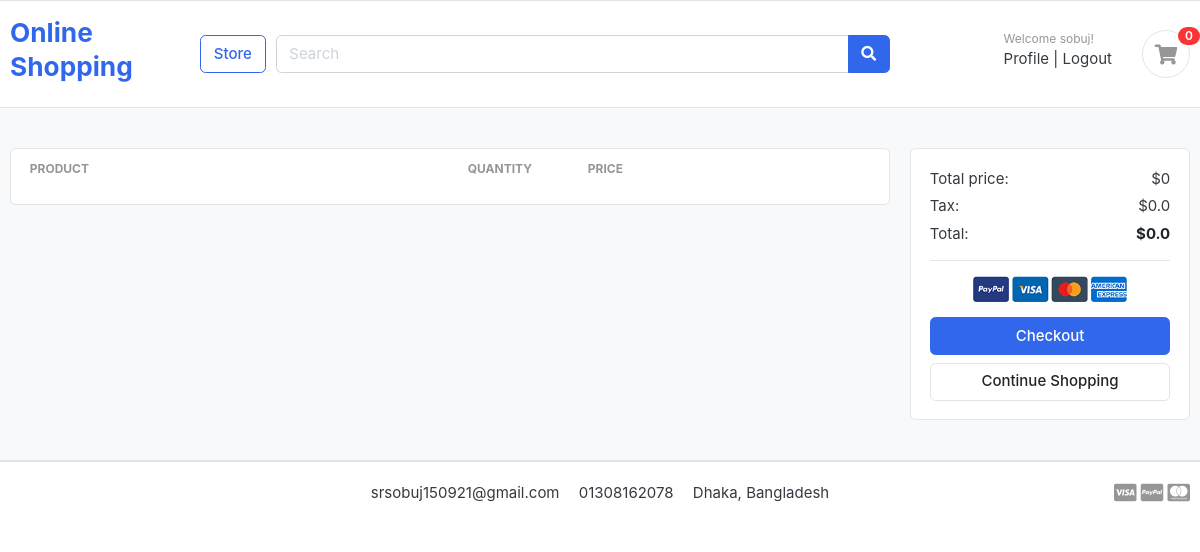
The app's page /cart/ (signed in), older data.
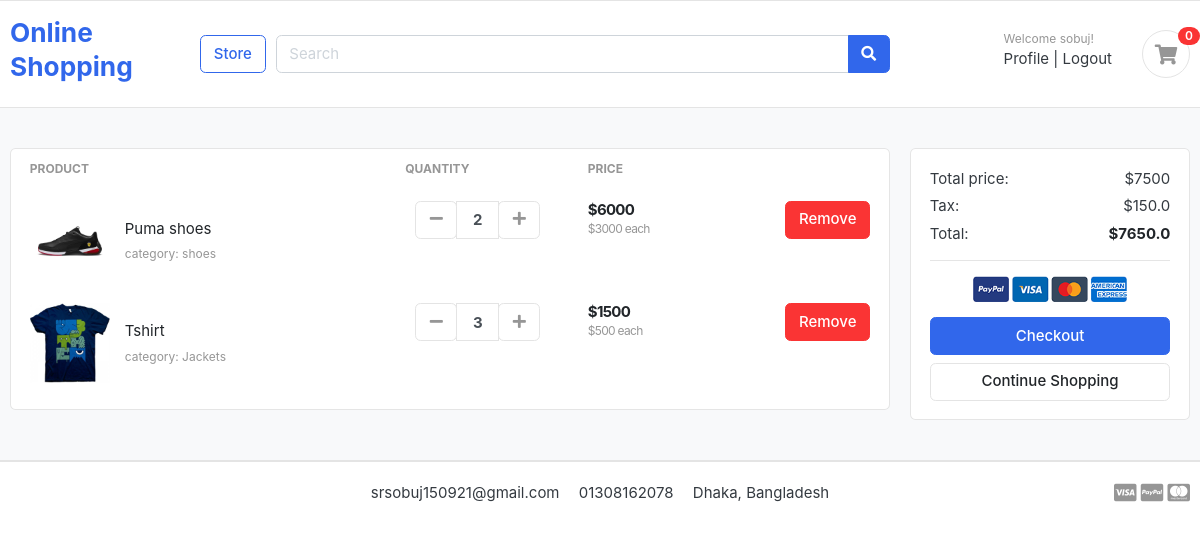
The same page, newer data.
### cart/models.py (models this page shows, shortened)
class CartItem(models.Model):
    user=models.ForeignKey(User,on_delete=models.CASCADE,null=True)
    product=models.ForeignKey(Product,on_delete=models.CASCADE)
    cart=models.ForeignKey(Cart,on_delete=models.CASCADE,null=True)
    quantity=models.IntegerField()
    is_active=models.BooleanField(default=True)
    def sub_total(self):
        return self.product.price * self.quantity

### store/models.py (models this page shows, shortened)
class Product(models.Model):
    product_name=models.CharField(max_length=100,unique=True)
    slug=models.SlugField(max_length=200,unique=True)
    description=models.TextField(max_length=500,blank=True)
    price=models.IntegerField()
    image=models.ImageField(upload_to='photos/products')
    stock=models.IntegerField()
    is_available=models.BooleanField(default=True)
    category=models.ForeignKey(Category,on_delete=models.CASCADE)  # 1ta categorir under e onekgula product thakte pare ei jonno one to many field er jonno ForeignKey use kora hoice category model er sathe one to many relationship hocce
    created_date=models.DateTimeField(auto_now_add=True)
    modified_date=models.DateTimeField(auto_now=True)

### category/models.py (models this page shows, shortened)
class Category(models.Model):
    category_name=models.CharField(max_length=50,unique=True)
    slug=models.SlugField(max_length=100,unique=True)
    description=models.TextField(max_length=255,blank=True) #blank mane diteo pare na diteo pare
    cat_image=models.ImageField(upload_to='photos/categories',blank=True)

### cart/views.py (the view)
# urls.py: path('', views.cart, name='cart'),
def cart(request, total=0, quantity=0, cart_items=None):
    try:
        tax = 0
        grand_total = 0
        if request.user.is_authenticated:
            cart_items = CartItem.objects.filter(user=request.user, is_active=True)
        else:
            cart = Cart.objects.get(cart_id=_cart_id(request))
            cart_items = CartItem.objects.filter(cart=cart, is_active=True)
        for cart_item in cart_items:
            total += (cart_item.product.price * cart_item.quantity)
            quantity += cart_item.quantity
        tax = (2 * total)/100
        grand_total = total + tax
    except ObjectDoesNotExist:
        pass #just ignore
    context = {
        'total': total,
        'quantity': quantity,
        'cart_items': cart_items,
        'tax'       : tax,
        'grand_total': grand_total,
    }
    return render(request, 'cart/cart.html', context)

### cart/templates/cart/cart.html (shortened to what this page needs)
{% extends 'base.html' %}
{% block body %}
<section class="section-content padding-y bg">
  <div class="container">
    <div class="row">
      <aside class="col-lg-9">
        <div class="card">
          <table class="table table-borderless table-shopping-cart">
            <thead class="text-muted">
              <tr class="small text-uppercase">
                <th scope="col">Product</th>
                <th scope="col" width="120">Quantity</th>
                <th scope="col" width="120">Price</th>
                <th scope="col" class="text-right" width="200"></th>
              </tr>
            </thead>
            <tbody>
              {% for item in cart_items %}
              <tr>
                <td>
                  <figure class="itemside align-items-center">
                    <div class="aside">
                      <img src="{{item.product.image.url}}" class="img-sm" />
                    </div>
                    <figcaption class="info">
                      <a href="#" class="title text-dark"
                        >{{item.product.product_name}}</a
                      >
                      <p class="text-muted small">
                      category: {{item.product.category.category_name}}
                      </p>
                    </figcaption>
                  </figure>
                </td>
                <td>
                  <div class="col">
                    <div class="input-group input-spinner">
                      <div class="input-group-prepend">
                        <form action="{% url 'remove_cart_item' item.product.id item.id %}">
                          <button
                          class="btn btn-light"
                          type="submit"
                          id="button-minus"
                        >
                          <i class="fa fa-minus"></i>
                        </button>
                        </form>
                      </div>
                      <input type="text" class="form-control" value={{item.quantity}} />
                      <div class="input-group-append">
                        <form action="{% url 'add_cart' item.product.id %}" method="POST">
                          <button
                          class="btn btn-light"
                          type="submit"
                          id="button-minus"
                        >
                          <i class="fa fa-plus"></i>
                        </button>
                        </form>
                      </div>
                    </div>
                  </div>
                </td>
                <td>
                  <div class="price-wrap">
                    <var class="price">${{item.sub_total}}</var>
                    <small class="text-muted"> ${{item.product.price}} each </small>
                  </div>
                </td>
                <td class="text-right">
                  <a href="{% url 'remove_cart' item.product.id item.id %}" class="btn btn-danger"> Remove</a>
                </td>
              </tr>
              {% endfor %}
            </tbody>
          </table>
        </div>
      </aside>
      <aside class="col-lg-3">
        <div class="card">
          <div class="card-body">
            <dl class="dlist-align">
              <dt>Total price:</dt>
              <dd class="text-right">${{total}}</dd>
            </dl>
            <dl class="dlist-align">
              <dt>Tax:</dt>
              <dd class="text-right">${{tax}}</dd>
            </dl>
            <dl class="dlist-align">
              <dt>Total:</dt>
              <dd class="text-right text-dark b">
                <strong>${{grand_total}}</strong>
              </dd>
            </dl>
            <hr />
            <p class="text-center mb-3">
              <img src="./images/misc/payments.png" height="26" />
            </p>
            <a href="{% url 'place_order' %}" class="btn btn-primary btn-block">
              Checkout
            </a>
            <a href="./store.html" class="btn btn-light btn-block"
              >Continue Shopping</a
            >
          </div>
        </div>
      </aside>
    </div>
  </div>
</section>
{% endblock body %}

### templates/base.html (shortened to what this page needs)
<!DOCTYPE html>
{% load static %}
<html lang="en">
    <head>
        <link href="{% static 'css/bootstrap.css' %}" rel="stylesheet" type="text/css" />
        <link
          href="{% static 'fonts/fontawesome/css/all.min.css' %}"
          type="text/css"
          rel="stylesheet"
        />
        <link href="{% static 'css/ui.css' %}" rel="stylesheet" type="text/css" />
        <link
          href="{% static 'css/responsive.css' %}"
          rel="stylesheet"
          media="only screen and (max-width: 1200px)"
        />
      </head>
<body>
    <header class="section-header">
        <section class="header-main border-bottom">
          <div class="container">
            <div class="row align-items-center">
              <div class="col-lg-2 col-md-3 col-6">
                <a href="{% url 'home' %}" class="brand-wrap">
                  <h3>Online Shopping</h3>
                </a>
              </div>
              <a href="{% url 'store' %}" class="btn btn-outline-primary">Store</a>
              <div class="col-lg col-md-6 col-sm-12 col">
                <form action="#" class="search">
                  <div class="input-group w-100">
                    <input
                      type="text"
                      class="form-control"
                      style="width: 60%"
                      placeholder="Search"
                    />
                    <div class="input-group-append">
                      <button class="btn btn-primary" type="submit">
                        <i class="fa fa-search"></i>
                      </button>
                    </div>
                  </div>
                </form>
              </div>
              <div class="col-lg-3 col-sm-6 col-8 order-2 order-lg-3">
                <div class="d-flex justify-content-end mb-3 mb-lg-0">
                  <div class="widget-header">
                    {% if request.user.is_authenticated %}
                    <small class="title text-muted">Welcome {{request.user.username}}!</small>
                    <div>
                      <a href="{% url 'profile' %}">Profile</a>
                      <span class="dark-transp"> | </span>
                      <a href="{% url 'logout' %}"> Logout</a>
                    </div>
                    {% endif %}
                  </div>
                  <a href="{% url 'cart' %}" class="widget-header pl-3 ml-3">
                    <div class="icon icon-sm rounded-circle border">
                      <i class="fa fa-shopping-cart"></i>
                    </div>
                    <span class="badge badge-pill badge-danger notify">0</span>
                  </a>
                </div>
              </div>
            </div>
          </div>
        </section>
      </header>
    {% block body %}
    {% endblock body %}
<footer class="section-footer border-top">
	<div class="container">
		<section class="footer-bottom border-top row">
			<div class="col-md-2">
			</div>
			<div class="col-md-8 text-md-center">
				<span  class="px-2">srsobuj150921@gmail.com</span>
				<span  class="px-2">01308162078</span>
				<span  class="px-2">Dhaka, Bangladesh</span>
			</div>
			<div class="col-md-2 text-md-right text-muted">
				<i class="fab fa-lg fa-cc-visa"></i>
				<i class="fab fa-lg fa-cc-paypal"></i>
				<i class="fab fa-lg fa-cc-mastercard"></i>
			</div>
		</section>
	</div>
</footer>
</body>
</html>

### static/css/ui.css (style rules this page uses)
html { font-family: "Inter", sans-serif; font-size: 15px; }
.price-wrap { letter-spacing: -0.7px; }
.icon-xs, .icon-sm, .icon-md, .icon-lg { display: inline-block; text-align: center; flex-shrink: 0; flex-grow: 0; }
.icon-sm { width: 48px; height: 48px; line-height: 48px !important; font-size: 20px; }
.img-xs, .img-sm, .img-md, .img-lg { -o-object-fit: cover; object-fit: cover; flex-shrink: 0; flex-grow: 0; }
.img-sm { width: 80px; height: 80px; }
.padding-y { padding-top: 40px; padding-bottom: 40px; }
var { font-style: normal; }
figure { margin-bottom: 0; }
.bg { background-color: #f8f9fa; }
.b { font-weight: 600; }
p:last-child { margin-bottom: 0; }
.header-main { position: relative; padding-top: 1rem; padding-bottom: 1rem; }
.widget-header { display: inline-block; vertical-align: middle; position: relative; }
.widget-header a { color: #343a40; }
.widget-header i { color: #969696; }
.widget-header .title { display: block; }
.widget-header .notify { position: absolute; top: -3px; right: -10px; }
.footer-bottom { padding-top: 20px; padding-bottom: 20px; }
.btn-light { background-color: #fff; border-color: #e4e4e4; }
.btn-light i { color: #969696; }
.itemside { position: relative; display: flex; width: 100%; }
.itemside .aside { position: relative; flex-shrink: 0; }
.itemside .info { padding-left: 15px; padding-right: 7px; }
.itemside p { margin-bottom: 0; }
.itemside .title { display: block; margin-bottom: 5px; color: #212529; }
[class*=dlist-] { margin-bottom: 5px; }
[class*=dlist-] dd { margin-bottom: 0; }
.dlist-align { display: flex; }
.dlist-align dt { width: 150px; word-wrap: break-word; font-weight: normal; }
.dlist-align dd { flex-grow: 1; }
.notify { position: absolute; top: -4px; right: -10px; display: inline-block; padding: 0.25em 0.6em; font-size: 12px; line-height: 1; text-align: center; border-radius: 3rem; color: #fff; background-color: #fa3434; }
.price { font-weight: 600; color: #212529; }
.input-spinner { width: 125px; flex-wrap: nowrap; display: inline-flex; vertical-align: middle; }
.input-spinner input.form-control { text-align: center; max-width: 46px; font-weight: bold; flex-basis: 46px; border-color: #e4e4e4; flex-grow: 0; }
.input-spinner .btn { width: 42px; text-align: center; padding-left: 0.5rem; padding-right: 0.5rem; }
.table-shopping-cart.table td, .table-shopping-cart.table th { padding-left: 1.25rem; padding-right: 1.25rem; }
.table-shopping-cart .price-wrap { line-height: 1.2; }
.table-shopping-cart .price { font-weight: bold; margin-right: 5px; display: block; }

Row changes from the older to the newer data that the page shows:
added CartItem: product.image (picture), product.product_name "Puma shoes", product.category.category_name "shoes", quantity "2", sub_total "6000", product.price "3000"
added CartItem: product.image (picture), product.product_name "Tshirt", product.category.category_name "Jackets", quantity "3", sub_total "1500", product.price "500"
Text that changed along with them:
{{ total }}: "0" → "7500"
{{ tax }}: "0.0" → "150.0"
{{ grand_total }}: "0.0" → "7650.0"
